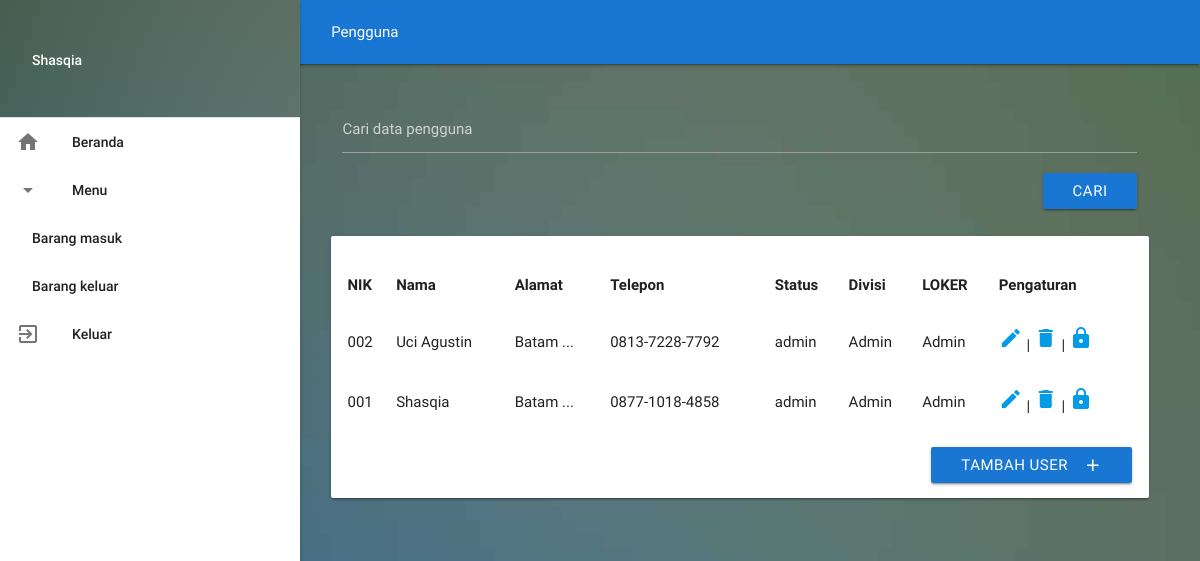
Page /admin/user.php (signed in) on the committed database.
### tables this page shows
CREATE TABLE `users` (
  `id` int(11) NOT NULL,
  `nik` varchar(100) NOT NULL,
  `nama` varchar(100) NOT NULL,
  `alamat` varchar(200) NOT NULL,
  `telepon` varchar(100) NOT NULL,
  `username` varchar(100) NOT NULL,
  `password` varchar(100) NOT NULL,
  `level` enum('admin','member') NOT NULL DEFAULT 'member',
  `divisi` varchar(100) NOT NULL,
  `loker` varchar(100) NOT NULL
);

### admin/user.php (the view, shortened to what this page needs)
<?php session_start();
include_once("../config.php");
$result = mysqli_query($koneksi, "SELECT * FROM users ORDER BY nik DESC");
$nama = ( isset($_SESSION['user']) ) ? $_SESSION['user'] : '';
?>
<!DOCTYPE html>
<html>
<head>
    <link href="../fonts/material.css" rel="stylesheet">
    <link type="text/css" rel="stylesheet" href="../css/materialize.min.css"  media="screen,projection"/>
</head>
<body>
	<div class="row">
		<header>
	        <nav class="row top-nav blue darken-2">
	    		<div class="container">
	    			<div class="col offset-l2 nav-wrapper">
	    				<a class="page-title">Pengguna</a>
	    			</div>
	    		</div>
			</nav>
			<ul id="slide-out" class="side-nav fixed">
			  <li class="no-padding">
			    <ul class="collapsible collapsible-accordion">
			      <li>
			        <div class="user-view">
			          <div class="background" style="margin-bottom:-15%;">
			            <img src="../images/1bg.jpg">
			          </div>
			          <span class="white-text name"><?php echo $nama; ?></span>
			        </div>
			      </li>
			      <li>
			        <div class="divider" style="margin-top:15%;"></div>
			      </li>
			      <li><a href="index.php" class="collapsible-header">Beranda<i class="material-icons">home</i></a></li>
			      <li>
			        <a class="collapsible-header">Menu<i class="material-icons">arrow_drop_down</i></a>
			  </li>
				<li><a href="laporan-barang-masuk.php">Barang masuk</a></li>
				<li><a href="laporan-barang-keluar.php">Barang keluar</a></li>
			  <li><a href="../logout.php" class="collapsible-header">Keluar<i class="material-icons">exit_to_app</i></a></li>
			</ul>
			</li>
			</ul>
		</header>
		<main>
			<div class="row container">
				<div class="col s12 m12 l12 offset-l2"> <br>
					<div class="col s12 m12 l12">
						<form name="cari" method="post" action="cari-user.php" class="row">
	                    	<div class="e-input-field col s12 m12 l12">
	                    		<input type="text" name="cari" placeholder="Cari data pengguna" class="validate" required title="Cari User">
	                    		<input type="submit" name="cari2" value="cari" class="btn right blue darken-2">
	                    	</div>
						</form>
					</div>
					<div class="col s12 m12 l12 card-panel z-depth"> <br>
						<table class="highlight">
							<tr>
								<th>NIK</th>
								<th>Nama</th>
								<th>Alamat</th>
								<th>Telepon</th>
								<th>Status</th>
								<th>Divisi</th>
								<th>LOKER</th>
								<th>Pengaturan</th>
				            </tr>
							<?php
							while($user_data = mysqli_fetch_array($result)) {
			                    $test = $user_data['nama'];
				                echo "<tr>";
				                echo "<td> <h6>".$user_data['nik']."</h6></td>";
				                echo "<td> <h6>".$user_data['nama']."</h6> </td>";
				                $lenght = 15;
				                $alamat = $user_data['alamat'];
				                echo "<td> <h6>".substr($alamat, 0, $lenght).' ...'."</h6> </td>";
				                echo "<td><h6>".$user_data['telepon']."</h6></td>";
			                    echo "<td><h6>".$user_data['level']."</h6></td>";
			                    echo "<td><h6>".$user_data['divisi']."</h6></td>";
			                    echo "<td><h6>".$user_data['loker']." </h6></td>";
				                echo "<td> <a href='edit-user.php?id=$user_data[id]' style='text-decoration: none;'><i class='material-icons' title='Edit $test'>mode_edit</i></a> | <a data-id='1' class='hapus' href='delete.php?id=$user_data[id]' style='text-decoration: none;'><i class='material-icons' title='Hapus $test'>delete</i></a> | <a href='edit-password.php?id=$user_data[id]' style='text-decoration: none;'><i class='material-icons' title='Ganti Kata Sandi $test'>lock</i></a> </td></tr>";
				            }
							?>
						</table>
						<table>
							<tr>
							  <td colspan="4">
							  </td>
							  <td colspan='4'>
							    <a href='tambah-user.php' class="right waves-effect waves-light btn blue darken-2">Tambah User<i class="material-icons right">add</i></a>
							  </td>
							</tr>
						</table>
					</div>
				</div>
			</div>
		</main>
	</div>
</body>
</html>

### admin/user.php (style rules this page uses)
body { background: url(../images/1bg.jpg) no-repeat fixed; -webkit-background-size: 100% 100%; -moz-background-size: 100% 100%; -o-background-size: 100% 100%; background-size: 100% 100%; }

### rows in the picture
users: nik "002", nama "Uci Agustin", alamat "Batam", telepon "0813-7228-7792", level "admin", divisi "Admin", loker "Admin"
users: nik "001", nama "Shasqia", alamat "Batam", telepon "0877-1018-4858", level "admin", divisi "Admin", loker "Admin"

### other values in the picture
$nama "Shasqia"
